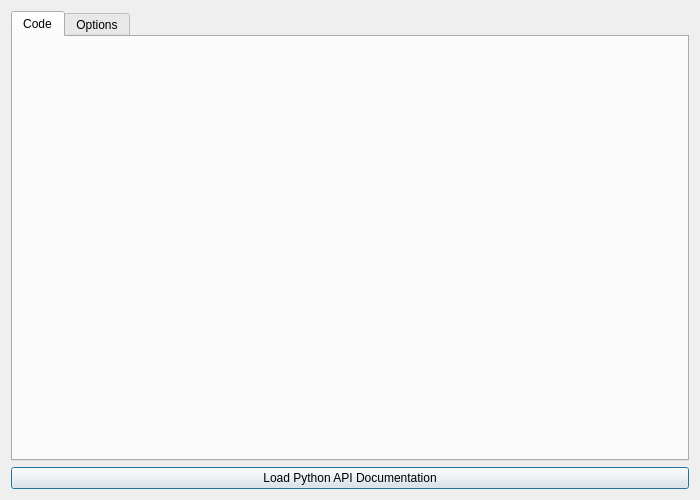
<?xml version="1.0" encoding="UTF-8"?>
<ui version="4.0">
 <class>LoopEnd</class>
 <widget class="QDialog" name="LoopEnd">
  <property name="geometry">
   <rect>
    <x>0</x>
    <y>0</y>
    <width>700</width>
    <height>500</height>
   </rect>
  </property>
  <property name="minimumSize">
   <size>
    <width>700</width>
    <height>500</height>
   </size>
  </property>
  <property name="windowTitle">
   <string>Dialog</string>
  </property>
  <layout class="QVBoxLayout" name="verticalLayout">
   <item>
    <widget class="QTabWidget" name="tabWidget">
     <property name="currentIndex">
      <number>0</number>
     </property>
     <widget class="QWidget" name="tab_3">
      <attribute name="title">
       <string>Code</string>
      </attribute>
      <layout class="QGridLayout" name="gridLayout_5"/>
     </widget>
     <widget class="QWidget" name="tab_4">
      <attribute name="title">
       <string>Options</string>
      </attribute>
      <layout class="QGridLayout" name="gridLayout">
       <item row="1" column="0">
        <widget class="QLabel" name="label_2">
         <property name="text">
          <string>Polling interval (ms)</string>
         </property>
        </widget>
       </item>
       <item row="1" column="1">
        <widget class="QSpinBox" name="pollingIntervalSpinBox_">
         <property name="maximum">
          <number>9999999</number>
         </property>
        </widget>
       </item>
       <item row="0" column="0">
        <widget class="QLabel" name="label">
         <property name="text">
          <string>Retry attempts</string>
         </property>
        </widget>
       </item>
       <item row="0" column="1">
        <widget class="QSpinBox" name="retryAttemptsSpinBox_">
         <property name="maximum">
          <number>9999999</number>
         </property>
        </widget>
       </item>
       <item row="3" column="0">
        <spacer name="verticalSpacer">
         <property name="orientation">
          <enum>Qt::Vertical</enum>
         </property>
         <property name="sizeHint" stdset="0">
          <size>
           <width>20</width>
           <height>40</height>
          </size>
         </property>
        </spacer>
       </item>
       <item row="2" column="0">
        <widget class="QCheckBox" name="enableConsoleOutputCheckBox_">
         <property name="text">
          <string>Enable Console Output</string>
         </property>
         <property name="checked">
          <bool>true</bool>
         </property>
        </widget>
       </item>
      </layout>
     </widget>
    </widget>
   </item>
   <item>
    <layout class="QHBoxLayout" name="horizontalLayout">
     <item>
      <widget class="QPushButton" name="pythonDocPushButton_">
       <property name="text">
        <string>Load Python API Documentation</string>
       </property>
      </widget>
     </item>
    </layout>
   </item>
  </layout>
 </widget>
 <resources/>
 <connections/>
</ui>
